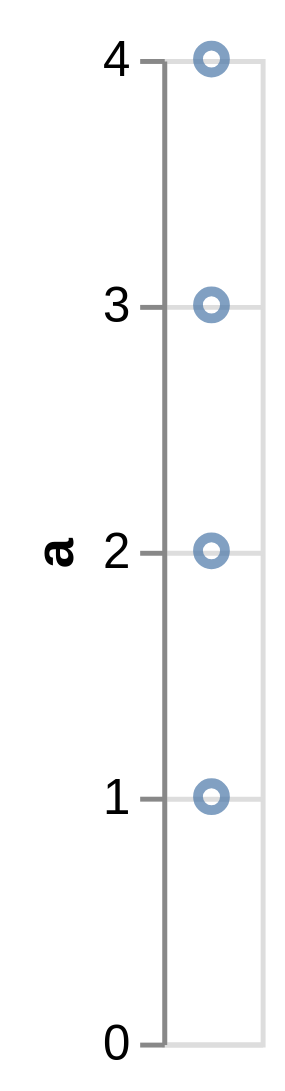

Vega-Lite specification for this chart:
### Vega specification from a JSON file in a GitHub repository (floating-point values rounded to 4 significant figures)
{"$schema": "https://vega.github.io/schema/vega/v5.json", "background": "white", "padding": 5, "width": 20, "height": 200, "style": "cell", "data": [{"name": "source_0", "values": "a\n1\n2\n3\n4", "format": {"type": "csv"}}, {"name": "data_0", "source": "source_0", "transform": [{"type": "filter", "expr": "isValid(datum[\"a\"]) && isFinite(+datum[\"a\"])"}]}], "signals": [{"name": "width", "update": "width"}], "marks": [{"name": "marks", "type": "symbol", "style": ["point"], "from": {"data": "data_0"}, "encode": {"update": {"opacity": {"value": 0.7}, "fill": {"value": "transparent"}, "stroke": {"value": "#4c78a8"}, "x": {"signal": "width", "mult": 0.5}, "y": {"scale": "y", "field": "a"}}}}], "scales": [{"name": "y", "type": "linear", "domain": {"data": "data_0", "field": "a"}, "range": [{"signal": "height"}, 0], "nice": true, "zero": true}], "axes": [{"scale": "y", "orient": "left", "grid": true, "tickCount": {"signal": "ceil(height/40)"}, "domain": false, "labels": false, "maxExtent": 0, "minExtent": 0, "ticks": false, "zindex": 0}, {"scale": "y", "orient": "left", "grid": false, "title": "a", "labelOverlap": true, "tickCount": {"signal": "ceil(height/40)"}, "zindex": 0}]}
